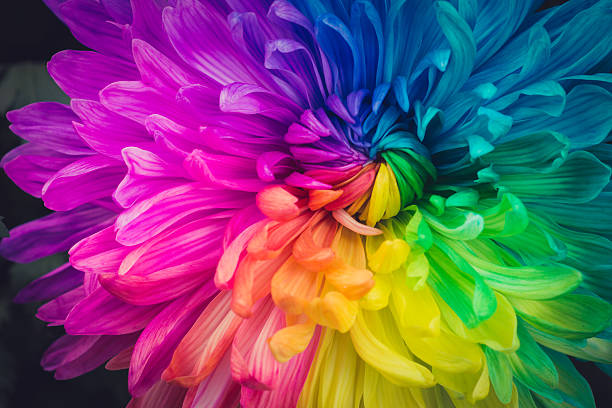
%> input picture Practical 2/image.jpg, 612 x 408 px
$ octave NegativeTransformation.m   (GNU Octave 9; MATLAB toolbox functions it lacks are replaced by stand-ins)
%> lines starting %> are read from the running program, lines starting %| are printed output that depends on the picture
original = imread('image.jpg');
%> original is the input picture: size 408x612x3 uint8; mean R, G, B 116, 80.3, 107.9
gray = rgb2gray(original);
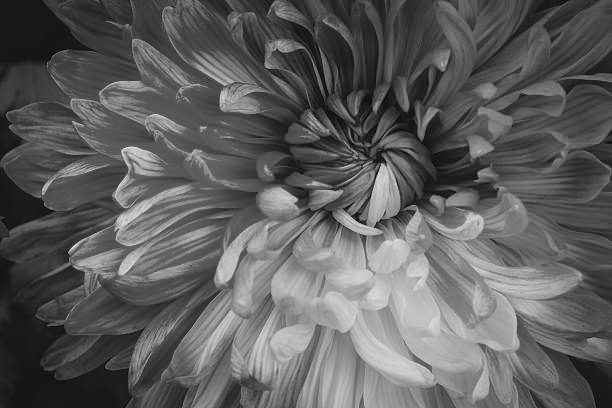
%> gray: size 408x612 uint8; min 3, max 233, mean 94.1
negative = 255 - original;
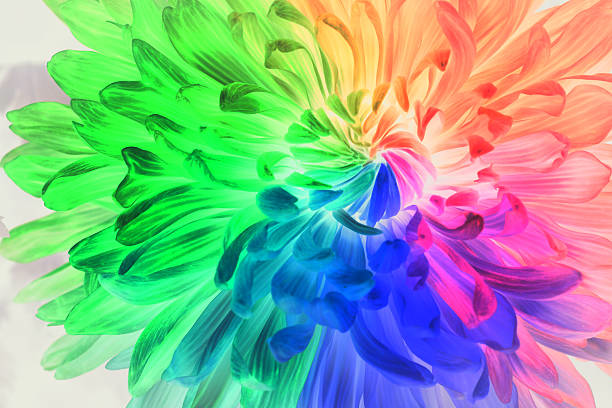
%> negative: size 408x612x3 uint8; mean R, G, B 139, 174.7, 147.1

subplot(1,3,1);
imshow(original);
title("Original Image");

subplot(1,3,2);
imshow(gray);
title("GrayScale Image");

subplot(1,3,3);
imshow(negative);
title("Negative Image");
